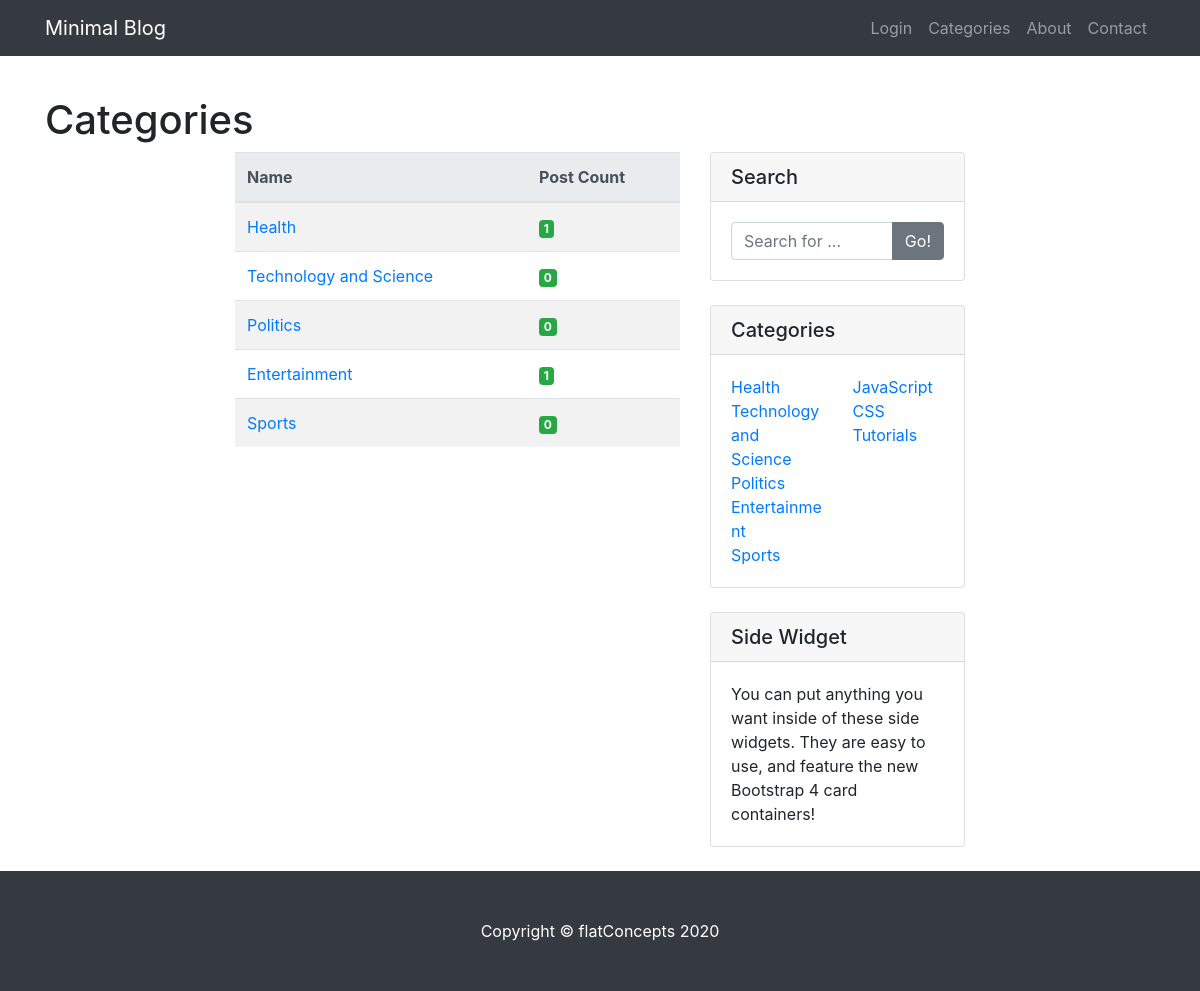
Page /categories/ on the committed database.
### models.py (models this page shows, shortened)
class Category(db.Model, UserMixin):
    __tablename__ = 'categories'
    id = db.Column(db.Integer,
                   primary_key=True)
    name = db.Column(db.String,
                     nullable=False,
                     unique=True)
    description = db.Column(db.Text,
                            unique=False,
                            nullable=False)
    members = db.relationship('Post', backref=db.backref('category'))

### app.py (the view)
@app.route('/categories/')
def categories():
    search = searchForm()
    categories = Category.query.all()
    lengths = {i.name:len(list(filter(lambda x: x.published, i.members))) for i in categories}
    return render_template('categories.html', categories=categories, lengths=lengths, search=search)

### forms.py
class searchForm(FlaskForm):
    field = StringField()
    go = SubmitField('Go!')

### templates/categories.html (shortened to what this page needs)
{% extends 'base.html' %}
{% block content %}
    <div class="container" , style="margin-top: 40px;">
    <h1>Categories</h1>
    <div class="row">
        <div class="col-lg-2"></div>
        <div class="col-lg-5 mb-4">
            <table class="table table-striped">
                <thead class="thead-light">
                    <tr>
                        <th>Name</th>
                        <th>Post Count</th>
                    </tr>
                </thead>
                <tbody>
                    {% for category in categories  %}
                        <tr>
                            <td><a href="/category/{{ category.id }}"> {{ category.name }}</a> </td>
                            <td> <span class="badge badge-success"> {{ lengths[category.name] }}</span> </td>
                        </tr>
                    {% endfor %}
                </tbody>
            </table>
        </div>
        <div class="col-md-3">
            <div class="card mb-4">
                <h5 class="card-header">Search</h5>
                <div class="card-body">
                    <form action="{{ url_for('search') }}" method="GET">
                        <div class="input-group">
                            {{ search.field(placeholder = 'Search for ...', class = 'form-control')}}
                            <span class="input-group-append">
                                {{ search.go( class = 'btn btn-secondary') }}
                            </span>
                        </div>
                    </form>
                </div>
            </div>
            <div class="card my-4">
                <h5 class="card-header">Categories</h5>
                <div class="card-body">
                    <div class="row">
                        <div class="col-lg-6">
                            <ul class="list-unstyled mb-0">
                                {% for category in categories %}
                                <li>
                                    <a href="/category/{{ category.id }}">{{ category.name }}</a>
                                </li>
                                {% endfor %}
                            </ul>
                        </div>
                        <div class="col-lg-6">
                            <ul class="list-unstyled mb-0">
                                <li>
                                    <a href="#">JavaScript</a>
                                </li>
                                <li>
                                    <a href="#">CSS</a>
                                </li>
                                <li>
                                    <a href="#">Tutorials</a>
                                </li>
                            </ul>
                        </div>
                    </div>
                </div>
            </div>
            <div class="card my-4">
                <h5 class="card-header">Side Widget</h5>
                <div class="card-body">
                    You can put anything you want inside of these side widgets. They are easy to use, and feature the
                    new Bootstrap 4 card containers!
                </div>
            </div>
        </div>
        <div class="col-lg-2"></div>
    </div>
    </div>
{% endblock %}

### static/css/main.css (style rules this page uses)
body { padding-top: 56px; }

### rows in the picture
Category: name "Health", name "1"
Category: name "Technology and Science", name "0"
Category: name "Politics", name "0"
Category: name "Entertainment", name "1"
Category: name "Sports", name "0"
